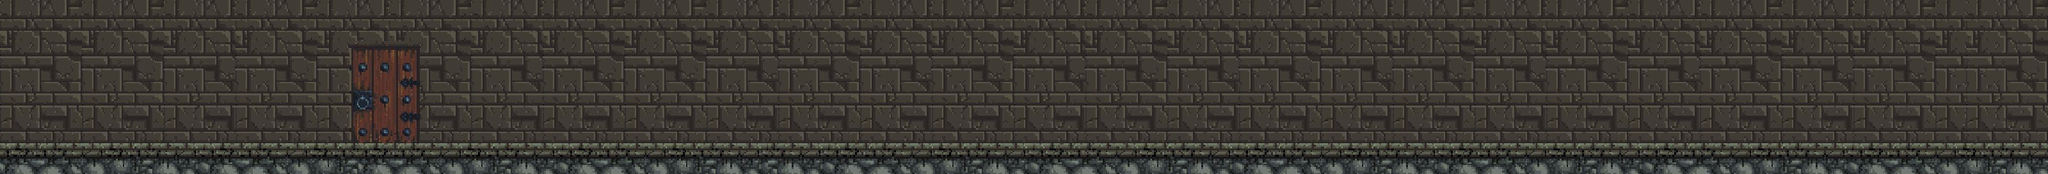

A level layout from a 2D game, rendered from its tile map. Below: a short description, then the map file with tile-grid data replaced by summaries:
An orthogonal 200x17 tile map with 16x16 px tiles, 3 tile layers (ground, background, door) and 3 objects.

<map version="1.2" tiledversion="1.3.0" orientation="orthogonal" renderorder="right-down" compressionlevel="0" width="200" height="17" tilewidth="16" tileheight="16" infinite="0" nextlayerid="10" nextobjectid="5">
 <tileset firstgid="1" source="../../World/Dungeon-Door.tsx" />
 <layer id="1" name="ground" width="200" height="17">
  <data>[3400 cells, 600 non-empty, 120 distinct tile ids]</data>
 </layer>
 <layer id="2" name="background" width="200" height="17">
  <data>[3400 cells, 2800 non-empty, 112 distinct tile ids]</data>
 </layer>
 <layer id="3" name="door" width="200" height="17">
  <data>[3400 cells, 70 non-empty, 70 distinct tile ids]</data>
 </layer>
 <objectgroup id="5" name="door-level-object" />
 <objectgroup id="6" name="door-hide-object">
  <object id="4" x="547" y="71" width="109" height="154" />
 </objectgroup>
 <objectgroup id="7" name="door-area-object" />
 <objectgroup id="8" name="chest-object">
  <object id="3" x="2058" y="174" width="63.5" height="54.5" />
 </objectgroup>
 <objectgroup id="9" name="ground-object">
  <object id="2" x="0.5" y="224" width="3199.5" height="48.5" />
 </objectgroup>
</map>
